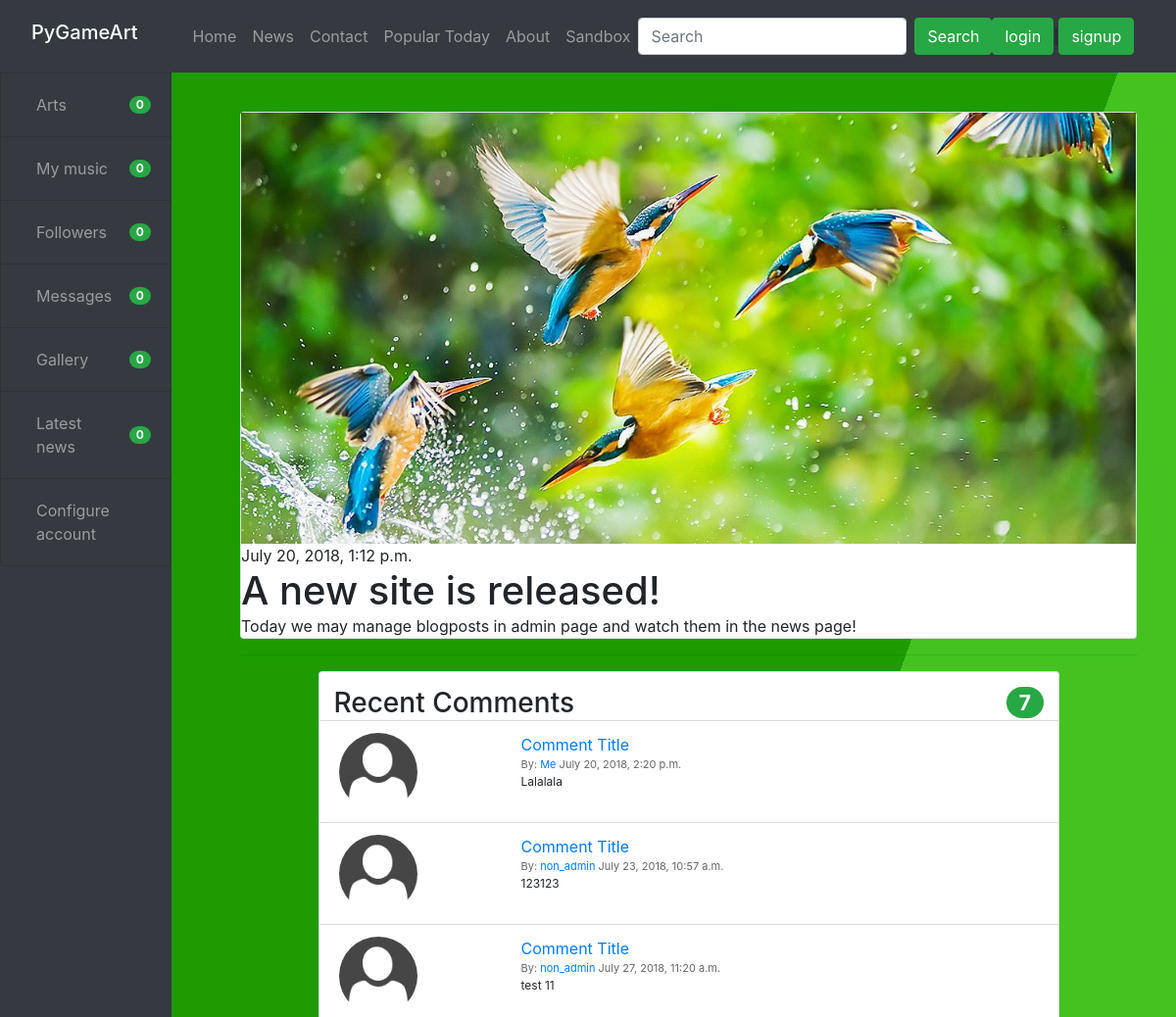
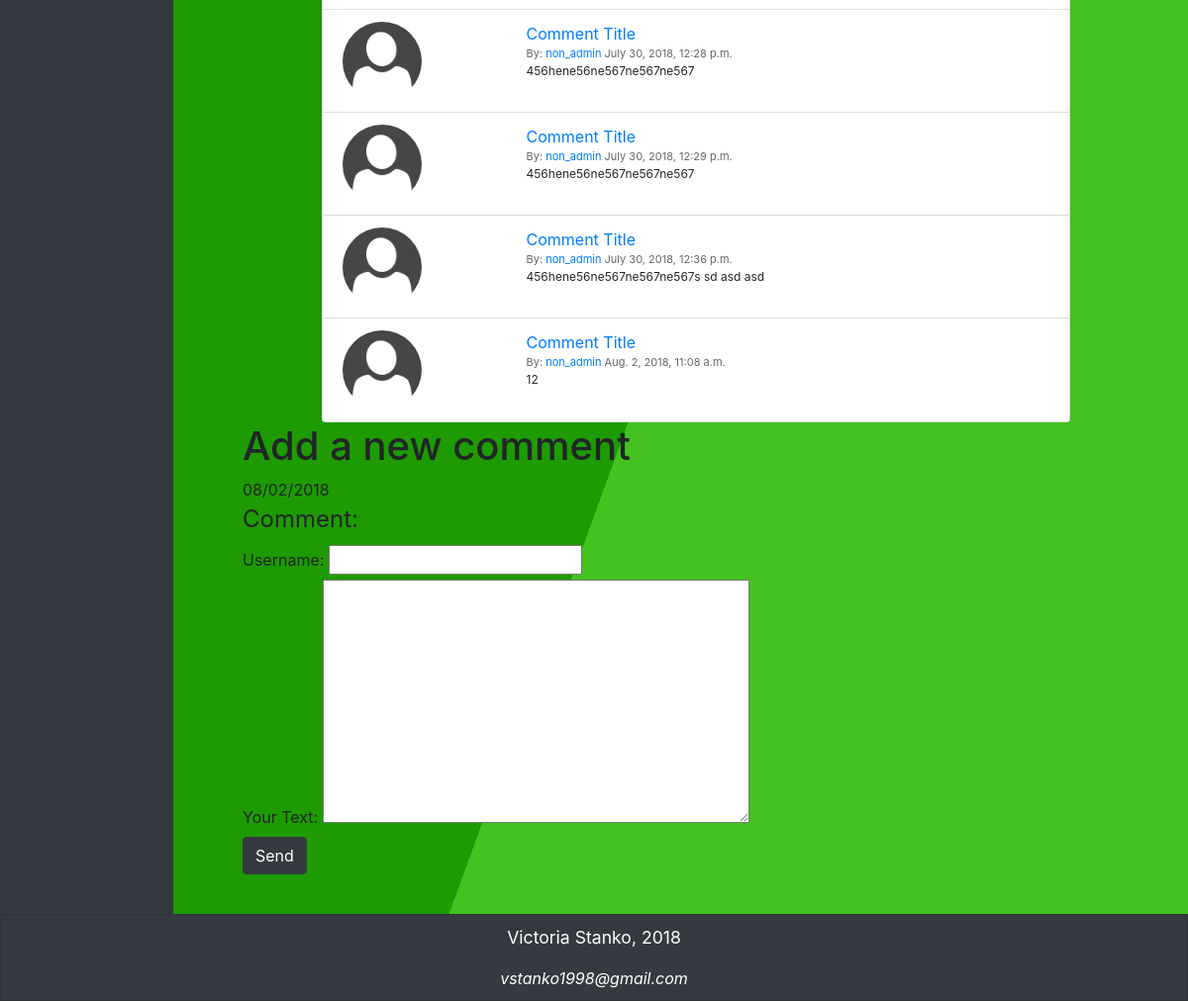
The app's page /news/post/1/ with its own data (2 pictures, top to bottom).
### blog/models.py (models this page shows, shortened)
class Post(models.Model):
    author = models.ForeignKey('auth.User', on_delete=models.CASCADE)
    title = models.CharField(max_length=200)
    text = models.TextField()
    created_date = models.DateTimeField(default=timezone.now)
    published_date = models.DateTimeField(blank=True, null=True)
    post_image = models.ImageField(upload_to=image_directory_path, storage=image_storage, null=True, blank=True)
    def approved_comments(self):
        return self.comments.filter(approved_comment=True)

class Comment(models.Model):
    post = models.ForeignKey('blog.Post', on_delete=models.CASCADE, related_name='comments')
    author = models.CharField(max_length=200)
    author_id = models.CharField(max_length=200, default='', blank=True)
    text = models.TextField()
    created_date = models.DateTimeField(default=timezone.now)
    approved_comment = models.BooleanField(default=False)

### blog/views.py (the view)
# urls.py: url(r'^post/(?P<pk>\d+)/$', views.news_detail, name='news_detail'),
def news_detail(request, pk):
    post = get_object_or_404(Post, pk=pk)
    form = CommentForm()
    return render(request, 'news_detail.html', {'post': post, 'form': form})

### blog/forms.py
class CommentForm(forms.ModelForm):
    class Meta:
        model = Comment
        fields = ('author', 'text',)

### blog/templates/news_detail.html (shortened to what this page needs)
{% extends 'base.html' %}
{% load static %}
{% block stylesheet %}
    <link rel="stylesheet" type="text/css" href="{% static "css/style_news_detail.css" %}">
{% endblock stylesheet %}
{% block content %}
    <div class="card">
        {% if post.post_image %}
            <img src="{{ post.post_image.url }}" alt="Post image"/>
        {% endif %}
        <div class="card-body post">
            {% if post.published_date %}
                <div class="date">
                    {{ post.published_date }}
                </div>
            {% endif %}
            <h1 class="card-title">{{ post.title }}</h1>
            <p class="card-text">{{ post.text|linebreaksbr }}</p>
        </div>
    </div>
    <hr>
    <div class="row justify-content-center">
        <div class="card card-custom">
            <div class="card-heading">
                <h3 class="card-title">Recent Comments<span class="float-right badge badge-success badge-pill">{{ post.approved_comments.count }}</span></h3>
            </div>
            <div class="card-body">
                <ul class="list-group current-comments">
                    {% for comment in post.comments.all %}
                        {% if user.is_staff or comment.approved_comment %}
                            <li class="list-group-item comment">
                                <div class="row">
                                    <div class="col-xs-3 col-xl-3">
                                        <img src="{% static 'user-default.png' %}" class="rounded-circle img-responsive" alt="" />
                                    </div>
                                    <div class="col-xs-10 col-xl-9">
                                        <div class="date">
                                            <a href="">Comment Title</a>
                                            <div class="mic-info">
                                                By: <a href="#">{{ comment.author }}</a> {{ comment.created_date }}
                                            </div>
                                            <div class="comment-text">{{ comment.text|linebreaks }}</div>
                                        </div>
                                    </div>
                                </div>
                            </li>
                        {% endif %}
                    {% empty %}
                        <p class="empty-comments">No comments here yet :(</p>
                    {% endfor %}
                </ul>
            </div>
        </div>
    </div>
    <h1>Add a new comment</h1>
    {% now "m/d/Y" %}
    <form method="POST" id="post-form-comment">
      <fieldset>
            <legend>Comment:</legend>
            <div class="fieldWrapper">
                <label for="id_author">Username:</label>
                {% if user.is_authenticated %}
                    <input id="id_author" type="text" name="author" maxlength="100" value="{{ user.username }}" readonly required>
                {% else %}
                    <input id="id_author" type="text" name="author" maxlength="100" required>
                {% endif %}
            </div>
            <div class="fieldWrapper">
                <label for="{{ form.text.id_for_label }}">Your Text:</label>
                {{ form.text }}
            </div>
            <button type="submit" class="save btn btn-dark">Send</button>
      </fieldset>
    </form>
{% endblock %}

### static/css/style.css (style rules this page uses)
body { background: linear-gradient(110deg, #1d9b01 60%, #43c220 60%) no-repeat fixed; }
.list-group-item:first-child { border-top-left-radius: 0; border-top-right-radius: 0; }
.list-group { height: 100%; }

### static/css/style_news_detail.css (style rules this page uses)
.card-custom { width: 80%; }
.card-body { padding:0; }
.list-group { margin-bottom: 0; }
.card-title { display:inline; }
.card li.list-group-item { border-radius: 0; border: 0; border-top: 1px solid #ddd; }
.mic-info { color: #666666; font-size: 11px; }
.comment-text { font-size: 12px; }
div .card-heading { margin-top: 15px; padding-left: 15px; padding-right: 15px; }
img.rounded-circle { width: 80px; height: 80px; margin: 0 auto; }

### records on screen
Post: post_image (picture), published_date "July 20, 2018, 1:12 p.m.", title "A new site is released!", text "Today we may manage blogposts in admin page and watch them in the news page!", approved_comments.count "7"
Comment: approved_comment True (drawn), author "Me", created_date "July 20, 2018, 2:20 p.m.", text "Lalalala"
Comment: approved_comment True (drawn), author "non_admin", created_date "July 23, 2018, 10:57 a.m.", text "123123"
Comment: approved_comment True (drawn), author "non_admin", created_date "July 27, 2018, 11:20 a.m.", text "test 11"
Comment: approved_comment True (drawn), author "non_admin", created_date "July 30, 2018, 12:28 p.m.", text "456hene56ne567ne567ne567"
Comment: approved_comment True (drawn), author "non_admin", created_date "July 30, 2018, 12:29 p.m.", text "456hene56ne567ne567ne567"
Comment: approved_comment True (drawn), author "non_admin", created_date "July 30, 2018, 12:36 p.m.", text "456hene56ne567ne567ne567s sd asd asd"
Comment: approved_comment True (drawn), author "non_admin", created_date "Aug. 2, 2018, 11:08 a.m.", text "12"
